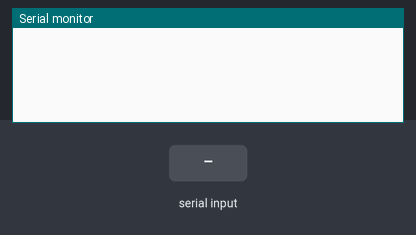
Bench run of a sketch on a simulated ESP8266 (Wemos D1 mini). On the bench: the last lines printed to the serial monitor. Inputs (shaded band) come from the test bench.

Above: at 1.2 s.
1.3 s: "<90,45>" received over Serial
At 1.7 s:
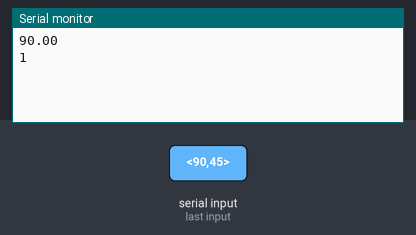
2.8 s: "<30,150>" received over Serial
At 4.0 s:
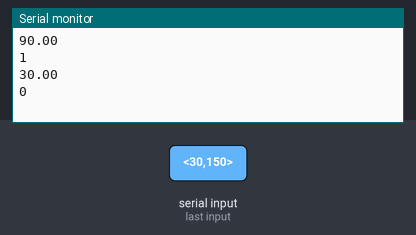
Timing chart, 0 to 5.8 s (numbered marks = the images above; inputs shaded):
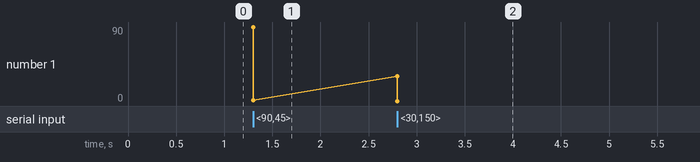

The sketch:

d1_mini_serial_receive_wifi_send.ino
```cpp
//code for d1 mini wemos in serial communication
#include <ESP8266WiFi.h>
#include <espnow.h>
const unsigned int MAX_MESSAGE_LENGTH = 6;
uint8_t broadcastAddress[] = {0x44,0x17, 0x93, 0x11, 0x94, 0x82}; //mac adress of the target device

// Structure example to send data
// Must match the receiver structure
typedef struct struct_message {
  float a;
  int b;
} struct_message;

// Create a struct_message called myData
struct_message myData;


unsigned long timerDelay = 1000;  // send readings timer

// Callback when data is sent
/*
void OnDataSent(uint8_t *mac_addr, uint8_t sendStatus) {
  //Serial.print("Last Packet Send Status: ");
  if (sendStatus == 0){
    //Serial.println("Delivery success");
  }
  else{
    //Serial.println("Delivery fail");
  }
}
*/
bool lock=1;
void setup() {

  Serial.begin(9600);
  //pinMode(LED_BUILTIN, OUTPUT);
  WiFi.mode(WIFI_STA); //wifi activate
  if (esp_now_init() != 0) {
    Serial.println("Error initializing ESP-NOW");
    return;
  }
  esp_now_set_self_role(ESP_NOW_ROLE_CONTROLLER);
  //esp_now_register_send_cb(OnDataSent);

  // Register peer
  esp_now_add_peer(broadcastAddress, ESP_NOW_ROLE_SLAVE, 1, NULL, 0);
}


void loop() {
    /*
  //Serial.println("5");
  while(Serial.available() > 0){ //if theres something in serial

     char getChar = Serial.read(); //read byte from serial
     Serial.print(getChar);
     myData.a= getChar;


      // Send message via ESP-NOW
     esp_now_send(broadcastAddress, (uint8_t *) &myData, sizeof(myData));


  delay(250);
  }*/
 //Check to see if anything is available in the serial receive buffer

 while (Serial.available() > 0)
 {
   //Create a place to hold the incoming message
   static char message[MAX_MESSAGE_LENGTH];
   static unsigned int message_pos = 0;

   //Read the next available byte in the serial receive buffer
   char inByte = Serial.read();
   //Serial.println(!lock);
   //Message coming in (check not terminating character) and guard for over message size
   if ( (inByte != ']'||inByte!='>') && (message_pos < MAX_MESSAGE_LENGTH - 1)&&!lock )
   {
    //Serial.println("hey");
     //Add the incoming byte to our message
     message[message_pos] = inByte;
     // Serial.println(inByte);
     message_pos++;
   }
   //Full message received...
   else if(!lock)
   {
     //Add null character to string
     message[message_pos] = '\0';

     //Print the message (or do other things)
     //Serial.println(message);
     myData.a=atof(message);
     Serial.println(myData.a);
     if (inByte=='>'){myData.b=1;}
     else{myData.b=0;}
     Serial.println(myData.b);
     esp_now_send(broadcastAddress, (uint8_t *) &myData, sizeof(myData));
     //Reset for the next message
     message_pos = 0;
     lock=1;
   }
   if (inByte=='<' || inByte=='['){lock=0;}
 }
}
```

Measured:
- after the input at 1.3 s, the serial monitor: prints a new line at once (image 1)
- after the input at 2.8 s, the serial monitor: prints a new line at once (image 2)
- plotted number 1: 1 → 0 after the input at 2.8 s
